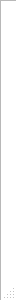
<?xml version="1.0" encoding="UTF-8"?>
<ui version="4.0">
 <class>ConsoleDialog</class>
 <widget class="QDialog" name="ConsoleDialog">
  <property name="geometry">
   <rect>
    <x>0</x>
    <y>0</y>
    <width>16</width>
    <height>300</height>
   </rect>
  </property>
  <property name="sizePolicy">
   <sizepolicy hsizetype="Maximum" vsizetype="Preferred">
    <horstretch>0</horstretch>
    <verstretch>0</verstretch>
   </sizepolicy>
  </property>
  <property name="windowTitle">
   <string>Console</string>
  </property>
  <property name="sizeGripEnabled">
   <bool>true</bool>
  </property>
  <widget class="QTextEdit" name="textEditConsole">
   <property name="geometry">
    <rect>
     <x>0</x>
     <y>0</y>
     <width>401</width>
     <height>301</height>
    </rect>
   </property>
   <property name="autoFillBackground">
    <bool>true</bool>
   </property>
  </widget>
 </widget>
 <resources/>
 <connections/>
</ui>
